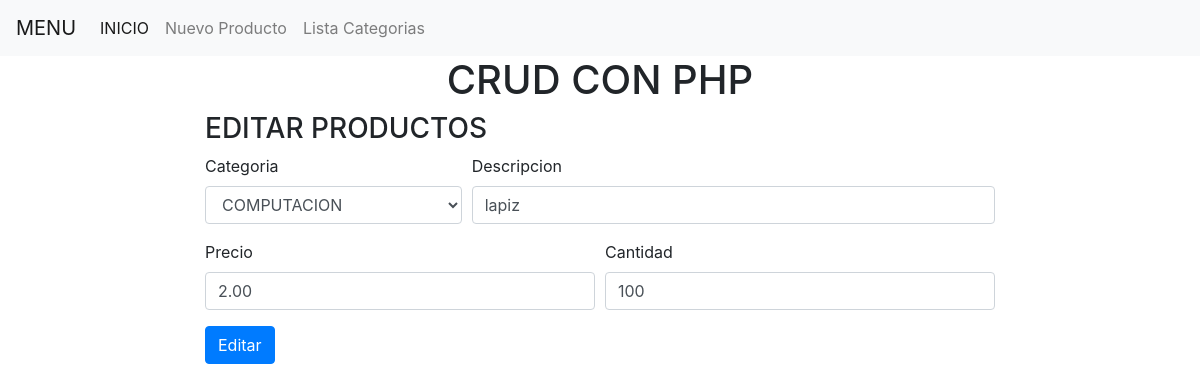
/editar.php?id=9, run on the app's committed database.
### tables this page shows
CREATE TABLE IF NOT EXISTS `productos` (
  `id` int(11) NOT NULL AUTO_INCREMENT,
  `codigo_categoria` int(11) NOT NULL,
  `descripcion` varchar(50) NOT NULL,
  `precio` decimal(10,2) NOT NULL,
  `cantidad` int(11) NOT NULL,
  `estado` varchar(5) NOT NULL,
  PRIMARY KEY (`id`)
);

CREATE TABLE IF NOT EXISTS `categoria` (
  `codigo` int(11) NOT NULL AUTO_INCREMENT,
  `nombre_categoria` varchar(50) NOT NULL,
  `estado` varchar(5) NOT NULL,
  PRIMARY KEY (`codigo`)
);

### editar.php (the view, shortened to what this page needs)
<?php
include 'cabecera.php';
include 'conexion.php';
$sel = $con->query("SELECT * FROM  categoria");
$id = $_GET['id'];
$prod = $con->query("SELECT * FROM productos WHERE id = '$id'");
$p = $prod->fetch_assoc();
?>
<div class="row">
	<div class="col-lg-2">
	</div>
	<div class="col-lg-8">
		<h3>EDITAR PRODUCTOS</h3>
		<form action="" method="post">
		  <div class="form-row">
		    <div class="form-group col-md-4">
		      <label for="inputCity">Categoria</label>
		      <select name = "slCategoria" class="form-control">
		      <?php while ($f = $sel->fetch_assoc()){?>
		   	      <option value="<?php echo $f['codigo']?>" <?php if($f['codigo'] == $p['codigo_categoria']){echo "selected";}?>><?php echo $f['nombre_categoria']?></option>
			  <?php }?>
		      </select>
		    </div>
		    <div class="form-group col-md-8">
		      <label for="inputState">Descripcion</label>
		      <input type="text" class="form-control" name = "txtDescripcion" value="<?php echo $p['descripcion'] ?>">
		    </div>
		  </div>
		  <div class="form-row">
		    <div class="form-group col-md-6">
		      <label for="inputCity">Precio</label>
		      <input type="text" class="form-control" name = "txtPrecio" value="<?php echo $p['precio'] ?>">
		    </div>
		    <div class="form-group col-md-6">
		      <label for="inputState">Cantidad</label>
		      <input type="number" class="form-control" name = "txtCantidad" value="<?php echo $p['cantidad'] ?>">
		    </div>
		  </div>
		  <button type="submit" class="btn btn-primary">Editar</button>
		</form>
	</div>
	<div class="col-lg-2">
	</div>
</div>
<?php  include 'pie.php'?>

### data on the page
productos: slCategoria "COMPUTACION", txtDescripcion "lapiz", txtPrecio "2.00", txtCantidad "100"
